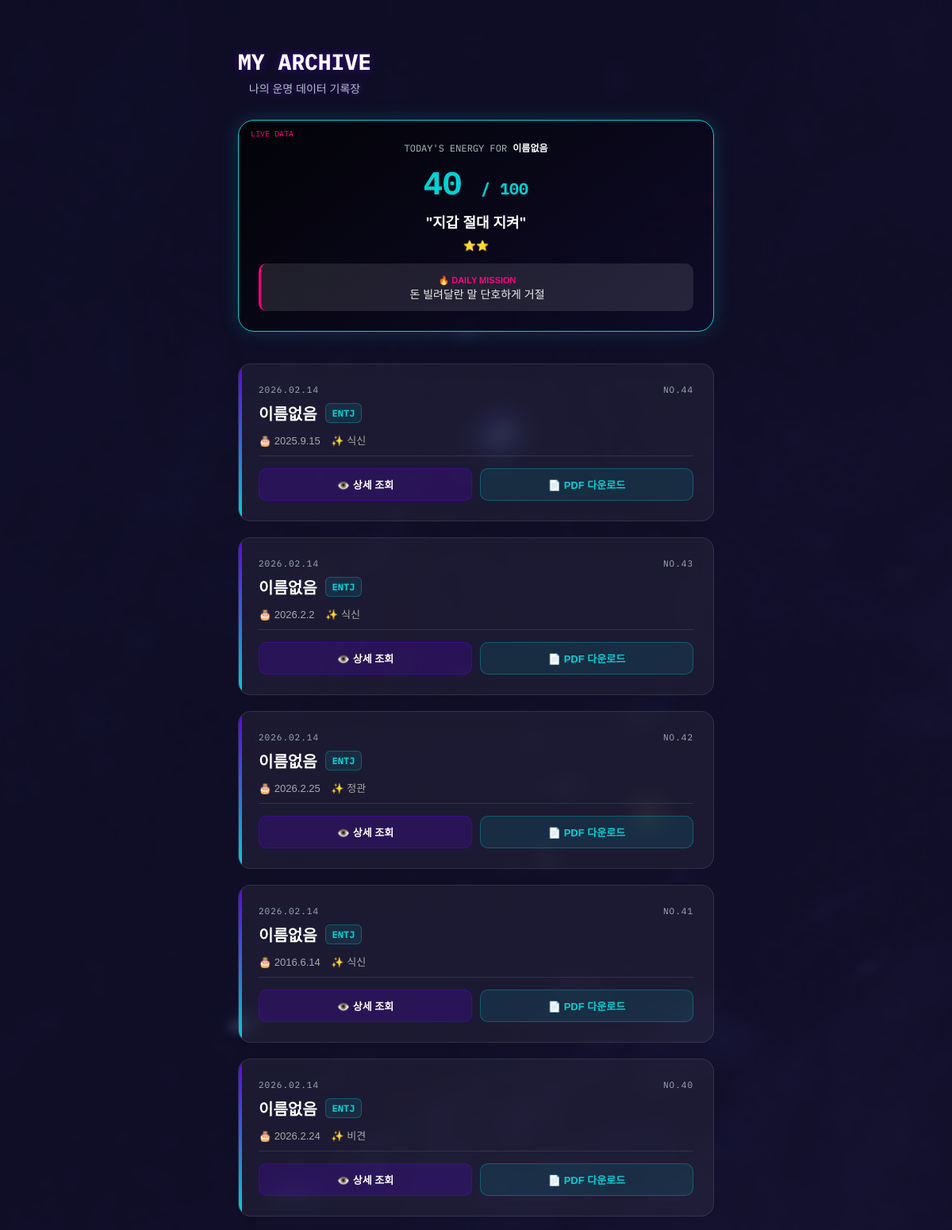
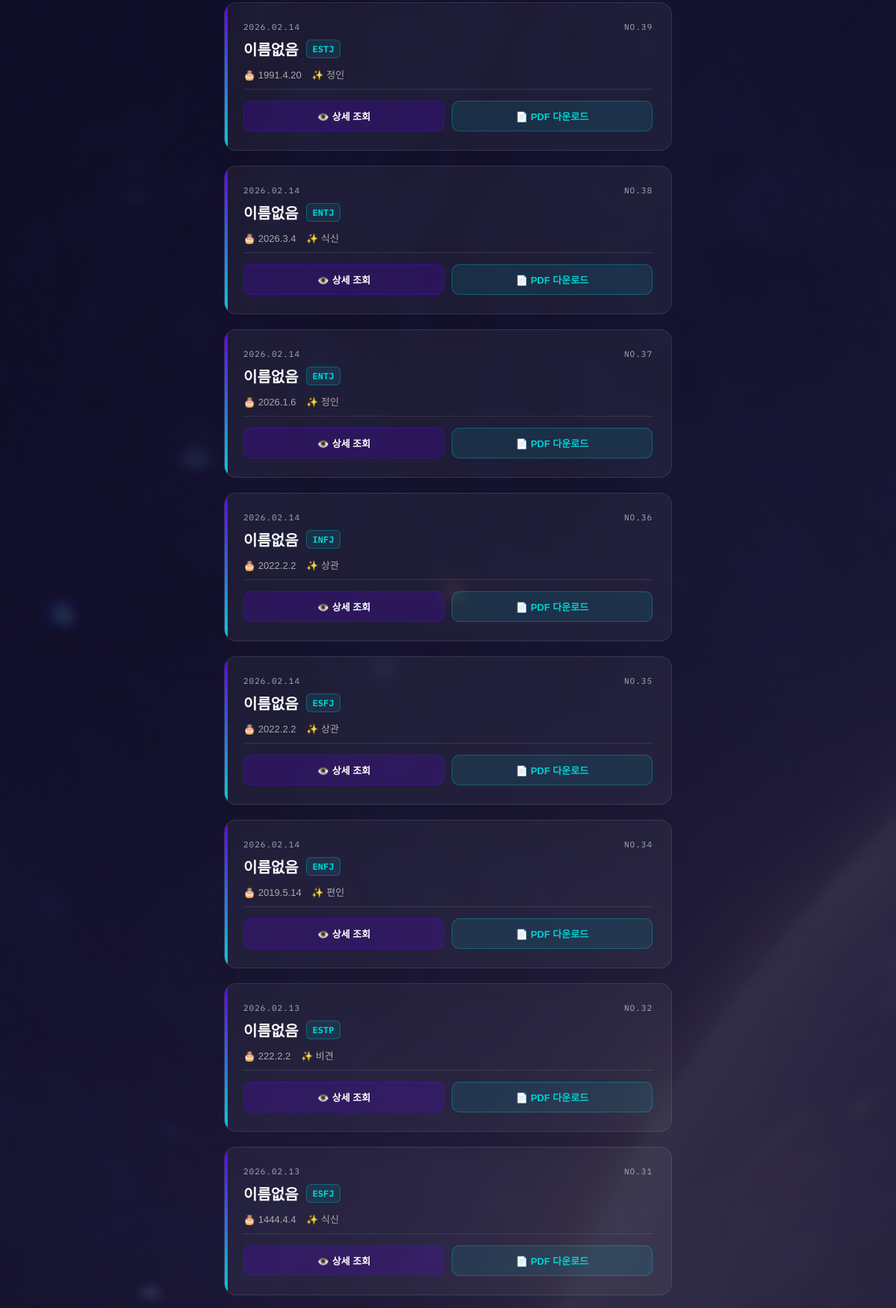
The page /mypage/ (signed in, upper part) on the database its author committed (2 pictures, top to bottom).
### main/models.py (models this page shows, shortened)
class SajuResult(models.Model):
    MBTI_CHOICES = [
        ('ISTJ', 'ISTJ'), ('ISFJ', 'ISFJ'), ('INFJ', 'INFJ'), ('INTJ', 'INTJ'),
        ('ISTP', 'ISTP'), ('ISFP', 'ISFP'), ('INFP', 'INFP'), ('INTP', 'INTP'),
        ('ESTP', 'ESTP'), ('ESFP', 'ESFP'), ('ENFP', 'ENFP'), ('ENTP', 'ENTP'),
        ('ESTJ', 'ESTJ'), ('ESFJ', 'ESFJ'), ('ENFJ', 'ENFJ'), ('ENTJ', 'ENTJ'),
    ]
    user = models.ForeignKey(User, on_delete=models.CASCADE)
    name = models.CharField(max_length=50, default="이름없음")
    year = models.IntegerField()
    month = models.IntegerField()
    day = models.IntegerField()
    hour = models.IntegerField(null=True, blank=True)
    gender = models.CharField(max_length=10, default='male')
    mbti = models.CharField(max_length=10, choices=MBTI_CHOICES, blank=True)
    strongest = models.CharField(max_length=20)
    sub_10 = models.CharField(max_length=20, null=True, blank=True)   # [FIX] 서브 십신 저장
    weakest_group = models.CharField(max_length=20, null=True, blank=True)
    scores_5 = models.JSONField(default=dict, blank=True)
    scores_10 = models.JSONField(default=dict, blank=True)
    element_counts = models.JSONField(default=dict, blank=True)
    headline = models.CharField(max_length=200, blank=True)
    identity_core = models.TextField(blank=True)
    hidden_engine = models.TextField(blank=True)   # 숨겨진 본능
    management_gap = models.TextField(blank=True)  # 관리해야 할 갭
    safety_line = models.TextField(blank=True)     # 안전 가이드
    money = models.TextField(blank=True)
    love = models.TextField(blank=True)
    job = models.TextField(blank=True)
    housing = models.TextField(blank=True)
    today_actions = models.TextField(blank=True)
    lucky_info = models.JSONField(default=dict, blank=True)
    location_info = models.JSONField(default=dict, blank=True)
    today_fortune = models.JSONField(default=dict, blank=True)
    weapons = models.JSONField(default=list, blank=True)
    created_at = models.DateTimeField(auto_now_add=True)
    class Meta:
        ordering = ['-created_at']

### main/views.py (the view)
# urls.py: path('mypage/', views.mypage, name='mypage'),
@login_required(login_url='login')
def mypage(request):
    results = SajuResult.objects.filter(user=request.user).order_by('-created_at')
    main_profile = results.first()
    today_dash = None
    if main_profile:
        counts = main_profile.element_counts or {}
        strong_elem_for_dash = max(counts, key=counts.get) if counts else None
        today_dash = get_today_fortune(
            user_year=main_profile.year,
            user_month=main_profile.month,
            user_day=main_profile.day,
            strongest_10=main_profile.strongest,
            sub_10=main_profile.sub_10,
            mbti=main_profile.mbti,
            strongest_element=strong_elem_for_dash  # [FIX] result 페이지와 일관된 시드값 보장
        )
    return render(request, 'main/mypage.html', {
        'results': results,
        'main_profile': main_profile,
        'today_dash': today_dash
    })

### main/fortunes.py (called while the page is built)
def _crc_seed(*parts) -> int:
    s = "|".join("" if p is None else str(p) for p in parts)
    return zlib.crc32(s.encode("utf-8"))

def _band(score: int) -> int:
    for t in [100, 95, 90, 85, 80, 75, 70, 65, 60, 55, 50, 45, 40, 35, 30, 25, 20, 15, 10]:
        if score >= t:
            return t
    return 10

def _stars(score: int) -> str:
    if score >= 100:
        return "⭐⭐⭐⭐⭐⭐"
    if score >= 90:
        return "⭐⭐⭐⭐⭐"
    if score >= 75:
        return "⭐⭐⭐⭐"
    if score >= 55:
        return "⭐⭐⭐"
    if score >= 35:
        return "⭐⭐"
    return "⭐"

### main/templates/main/mypage.html (shortened to what this page needs)
{% load static %}
<!DOCTYPE html>
<html lang="ko">
<head>
    <link href="https://cdn.jsdelivr.net/gh/orioncactus/pretendard/dist/web/static/pretendard.css" rel="stylesheet">
</head>
<body>
<div class="container">
    <h1 class="cyber-glitch" data-text="MY ARCHIVE">
        MY ARCHIVE
        <span>나의 운명 데이터 기록장</span>
    </h1>
    {% if today_dash %}
    <div class="daily-dash">
        <div style="font-size:12px; color:#b2bec3; font-family:var(--font-mono);">
            TODAY'S ENERGY FOR <span style="color:#fff; font-weight:bold;">{{ main_profile.name }}</span>
        </div>
        <div class="dash-score">{{ today_dash.score }} <span style="font-size:20px;">/ 100</span></div>
        <div class="dash-tier">"{{ today_dash.tier }}"</div>
        <div style="font-size:13px; color:#b2bec3; margin-bottom:10px;">{{ today_dash.stars }}</div>
        <div class="dash-action">
            <span style="color:var(--accent-pink); font-weight:bold; font-size:11px;">🔥 DAILY MISSION</span><br>
            {{ today_dash.action }}
        </div>
    </div>
    {% endif %}
    {% if results %}
        {% for result in results %}
        <div class="history-card">
            <div class="date-label">
                <span>{{ result.created_at|date:"Y.m.d" }}</span>
                <span>NO.{{ result.id }}</span>
            </div>
            <div class="main-info">
                {{ result.name }}
                <span class="mbti-badge">{{ result.mbti }}</span>
            </div>
            <div style="font-size:13px; color:#aaa; margin-bottom:10px;">
                <span style="margin-right:10px;">🎂 {{ result.year }}.{{ result.month }}.{{ result.day }}</span>
                <span>✨ {{ result.strongest }}</span>
            </div>
            <div class="card-actions">
                <a href="{% url 'result_detail' result.id %}" class="btn-action btn-view">
                    👁️ 상세 조회
                </a>
                <a href="{% url 'result_detail' result.id %}?auto_pdf=true" class="btn-action btn-pdf">
                    📄 PDF 다운로드
                </a>
            </div>
        </div>
        {% endfor %}
    {% else %}
        <div class="empty-msg">
            <p>아직 저장된 우주 기록이 없습니다. 🌑</p>
            <p>첫 번째 운명을 분석해보세요!</p>
        </div>
    {% endif %}
</div>
</body>
</html>

### rows shown on the page
SajuResult: name "이름없음", created_at "2026.02.14", id "44", mbti "ENTJ", year "2025", month "9", day "15", strongest "식신"
SajuResult: created_at "2026.02.14", id "43", name "이름없음", mbti "ENTJ", year "2026", month "2", day "2", strongest "식신"
SajuResult: created_at "2026.02.14", id "42", name "이름없음", mbti "ENTJ", year "2026", month "2", day "25", strongest "정관"
SajuResult: created_at "2026.02.14", id "41", name "이름없음", mbti "ENTJ", year "2016", month "6", day "14", strongest "식신"
SajuResult: created_at "2026.02.14", id "40", name "이름없음", mbti "ENTJ", year "2026", month "2", day "24", strongest "비견"
SajuResult: created_at "2026.02.14", id "39", name "이름없음", mbti "ESTJ", year "1991", month "4", day "20", strongest "정인"
SajuResult: created_at "2026.02.14", id "38", name "이름없음", mbti "ENTJ", year "2026", month "3", day "4", strongest "식신"
SajuResult: created_at "2026.02.14", id "37", name "이름없음", mbti "ENTJ", year "2026", month "1", day "6", strongest "정인"
SajuResult: created_at "2026.02.14", id "36", name "이름없음", mbti "INFJ", year "2022", month "2", day "2", strongest "상관"
SajuResult: created_at "2026.02.14", id "35", name "이름없음", mbti "ESFJ", year "2022", month "2", day "2", strongest "상관"
SajuResult: created_at "2026.02.14", id "34", name "이름없음", mbti "ENFJ", year "2019", month "5", day "14", strongest "편인"
SajuResult: created_at "2026.02.13", id "32", name "이름없음", mbti "ESTP", year "222", month "2", day "2", strongest "비견"
SajuResult: created_at "2026.02.13", id "31", name "이름없음", mbti "ESFJ", year "1444", month "4", day "4", strongest "식신"

### other values the page prints
{{ today_dash.score }} "40"
{{ today_dash.tier }} "지갑 절대 지켜"
{{ today_dash.stars }} "⭐⭐"
{{ today_dash.action }} "돈 빌려달란 말 단호하게 거절"
